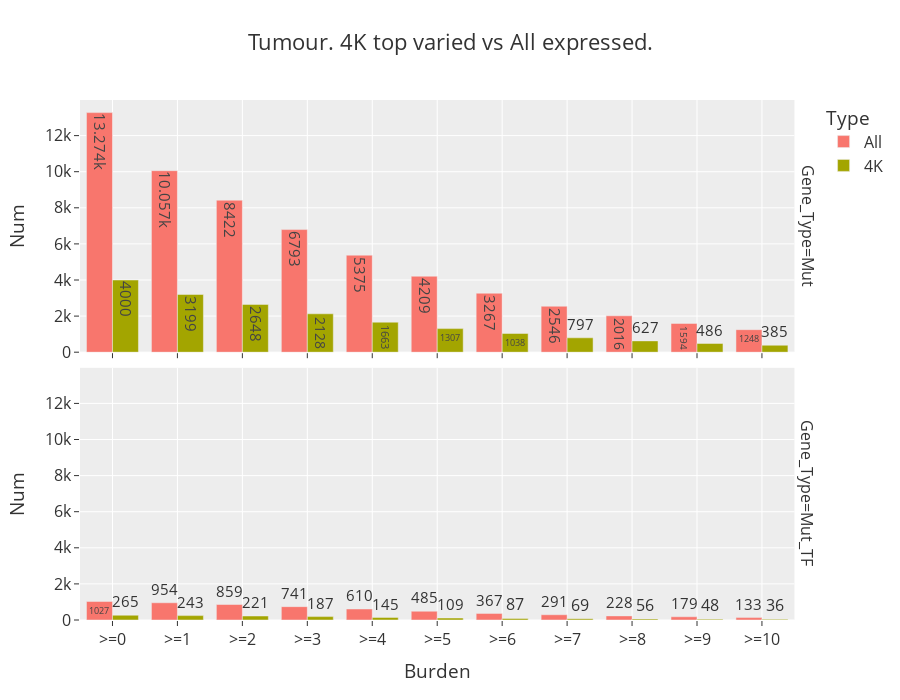

Source (notebook cell):
### Code cell
fig = gh.plot_mut_rep(all_df, title="Tumour. 4K top varied vs All expressed.")
fig.show()
# save_fig(name="MutTF_representation_{}".format("4K-all"), fig=fig, base_path=figures_path, width=1400, height=700)

### Figure 1 — Plotly figure (JSON) as saved in the notebook; plotly's stock layout.template omitted (floating-point values rounded to 4 significant figures)
{"data": [{"alignmentgroup": "True", "hovertemplate": "Type=All<br>Gene_Type=Mut<br>Burden=%{x}<br>Num=%{y}<extra></extra>", "legendgroup": "All", "marker": {"color": "#F8766D", "pattern": {"shape": ""}}, "name": "All", "offsetgroup": "All", "orientation": "v", "showlegend": true, "textposition": "auto", "texttemplate": "%{y}", "type": "bar", "x": [">=0", ">=1", ">=2", ">=3", ">=4", ">=5", ">=6", ">=7", ">=8", ">=9", ">=10"], "xaxis": "x2", "y": [13274, 10057, 8422, 6793, 5375, 4209, 3267, 2546, 2016, 1594, 1248], "yaxis": "y2"}, {"alignmentgroup": "True", "hovertemplate": "Type=All<br>Gene_Type=Mut_TF<br>Burden=%{x}<br>Num=%{y}<extra></extra>", "legendgroup": "All", "marker": {"color": "#F8766D", "pattern": {"shape": ""}}, "name": "All", "offsetgroup": "All", "orientation": "v", "showlegend": false, "textposition": "auto", "texttemplate": "%{y}", "type": "bar", "x": [">=0", ">=1", ">=2", ">=3", ">=4", ">=5", ">=6", ">=7", ">=8", ">=9", ">=10"], "xaxis": "x", "y": [1027, 954, 859, 741, 610, 485, 367, 291, 228, 179, 133], "yaxis": "y"}, {"alignmentgroup": "True", "hovertemplate": "Type=4K<br>Gene_Type=Mut<br>Burden=%{x}<br>Num=%{y}<extra></extra>", "legendgroup": "4K", "marker": {"color": "#A3A500", "pattern": {"shape": ""}}, "name": "4K", "offsetgroup": "4K", "orientation": "v", "showlegend": true, "textposition": "auto", "texttemplate": "%{y}", "type": "bar", "x": [">=0", ">=1", ">=2", ">=3", ">=4", ">=5", ">=6", ">=7", ">=8", ">=9", ">=10"], "xaxis": "x2", "y": [4000, 3199, 2648, 2128, 1663, 1307, 1038, 797, 627, 486, 385], "yaxis": "y2"}, {"alignmentgroup": "True", "hovertemplate": "Type=4K<br>Gene_Type=Mut_TF<br>Burden=%{x}<br>Num=%{y}<extra></extra>", "legendgroup": "4K", "marker": {"color": "#A3A500", "pattern": {"shape": ""}}, "name": "4K", "offsetgroup": "4K", "orientation": "v", "showlegend": false, "textposition": "auto", "texttemplate": "%{y}", "type": "bar", "x": [">=0", ">=1", ">=2", ">=3", ">=4", ">=5", ">=6", ">=7", ">=8", ">=9", ">=10"], "xaxis": "x", "y": [265, 243, 221, 187, 145, 109, 87, 69, 56, 48, 36], "yaxis": "y"}], "layout": {"annotations": [{"font": {}, "showarrow": false, "text": "Gene_Type=Mut_TF", "textangle": 90, "x": 0.98, "xanchor": "left", "xref": "paper", "y": 0.2425, "yanchor": "middle", "yref": "paper"}, {"font": {}, "showarrow": false, "text": "Gene_Type=Mut", "textangle": 90, "x": 0.98, "xanchor": "left", "xref": "paper", "y": 0.7575, "yanchor": "middle", "yref": "paper"}], "barmode": "group", "font": {"size": 16}, "height": 700, "legend": {"title": {"text": "Type"}, "tracegroupgap": 0}, "title": {"text": "Tumour. 4K top varied vs All expressed."}, "xaxis": {"anchor": "y", "domain": [0, 0.98], "title": {"text": "Burden"}}, "xaxis2": {"anchor": "y2", "domain": [0, 0.98], "matches": "x", "showticklabels": false}, "yaxis": {"anchor": "x", "domain": [0, 0.485], "title": {"text": "Num"}}, "yaxis2": {"anchor": "x2", "domain": [0.515, 1], "matches": "y", "title": {"text": "Num"}}}}
